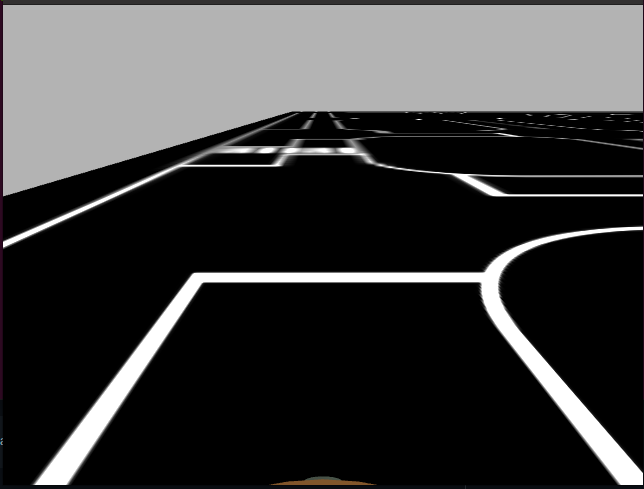
#> input picture Lanes.png, 644 x 489 px
$ python intersection_nav.py
#> lines starting #> are read from the running program, lines starting #| are printed output that depends on the picture; after the words box and inside, x2 and y2 are one past the last pixel; in counts of white or black regions, pixels touching at a corner belong together
import cv2
import numpy as np
import matplotlib.pyplot as plt

# [14 lines of commented-out code are left out]

def make_coordinates(image, line_parameters):
    slope, intercept = line_parameters
   # print(image.shape)
    y1 = image.shape[0]
    y2 = int(y1*(3/5))
    x1 = int((y1-intercept)/slope)
    x2 = (int((y2-intercept)/slope))
    print(x1,'x1')
    print(x2,'x2')
    print(y1,'y1')
    print(y2,'y2')
    return np.array([x1,y1,x2,y2])

def average_slope_intercept(image, lines):
    left_fit = []
    right_fit = []
    for line in lines :
        x1,y1,x2,y2 = line.reshape(4) # points of the line
        parameters = np.polyfit((x1,x2),(y1,y2),1)
        slope = parameters[0]
        intercept = parameters[1]
    # if the line has slope < 0  then it is on the left (as the x increases the y decreases)
    # otherwise on the right -> slope > 0
        if slope < 0:
            left_fit.append((slope,intercept))
        else:
            right_fit.append((slope,intercept))
    # now i will find the avergae of all lines
    left_fit_average = np.average(left_fit, axis = 0)
    right_fit_average = np.average(right_fit, axis = 0)
    left_line = make_coordinates(image, left_fit_average)
    right_line = make_coordinates(image, right_fit_average)
    return np.array([left_line, right_line])

def canny(image):
    gray = cv2.cvtColor(image, cv2.COLOR_RGB2GRAY)
    # reduce noise  -> filter with guassian filter
    blur = cv2.GaussianBlur(gray,(5,5),0)
    #canny method to find lanes -> based on colour
    canny = cv2.Canny(blur, 50, 150)
    return canny

def display_lines(image, lines):
    line_image  = np.zeros_like(image)
    if lines is not None:
        for line in lines:
            x1,y1,x2,y2 = line.reshape(4)
            cv2.line(line_image,(x1,y1),(x2,y2),(255,0,0), 10)
    return line_image

def region_of_interest(image):
    #mask
    heigth = image.shape[0]
#   polygons = np.array([
#     [(0,heigth),(191,200),(500,200) ,(643, heigth)]
#     ])
    polygons=np.array([
        [(0,heigth),(65,110),(340,110),(400,heigth)] #(y,x)
        ])
    # apply it to a block mask
    mask = np.zeros_like(image)
    cv2.fillPoly(mask, polygons, 255)
    masked_image = cv2.bitwise_and(image,mask)
    return masked_image

image = cv2.imread('Lanes.png')
#> image is the input picture: shape (489, 644, 3); mean B, G, R 61.6, 61.6, 61.7
#convert it to black and white -> 0 - 250 -> 1 chanel so each faster than using 3 colours pixel
lane_image = np.copy(image)
canny_image = canny(lane_image)
#> in canny, `canny = cv2.Canny(blur, 50, 150)`:
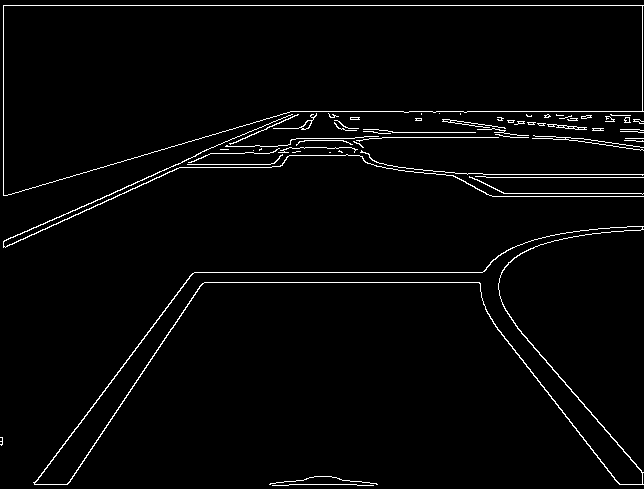
#> canny: shape (489, 644); 2.6% white in thin lines or dots
cropped_image = region_of_interest(canny_image)
#> in region_of_interest, `cv2.fillPoly(mask, polygons, 255)`:
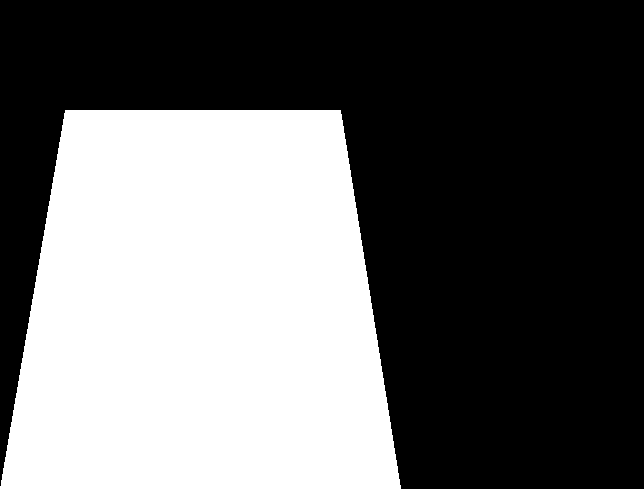
#> mask: shape (489, 644); 40.7% white; 1 white region, box (x1, y1, x2, y2) and area: (0, 110, 401, 489) 128292
#> in region_of_interest, `masked_image = cv2.bitwise_and(image,mask)`: masked_image: shape (489, 644); 0.95% white in thin lines or dots, all inside (x1, y1, x2, y2) = (33, 111, 378, 486)

# [17 lines of commented-out code are left out]

cap = cv2.VideoCapture("test2.mp4")
while (cap.isOpened()):
    _,frame = cap.read()
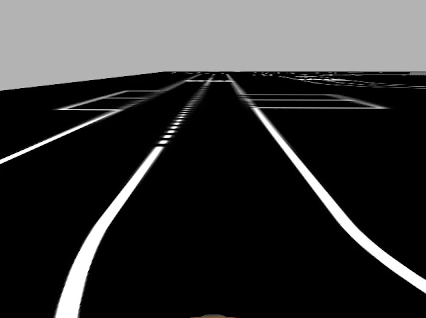
#> input picture frame 27 of test2.mp4, 426 x 318 px
#> frame is the input picture: shape (318, 426, 3); mean B, G, R 54.8, 54.8, 54.8
    # the algorithm to detect lines
    canny_image = canny(frame)
#> in canny (call 2), `canny = cv2.Canny(blur, 50, 150)`: canny: shape (318, 426); 3% white in thin lines or dots, all inside (x1, y1, x2, y2) = (0, 70, 426, 318)
    cropped_image = region_of_interest(canny_image)
#> in region_of_interest (call 2), `cv2.fillPoly(mask, polygons, 255)`:
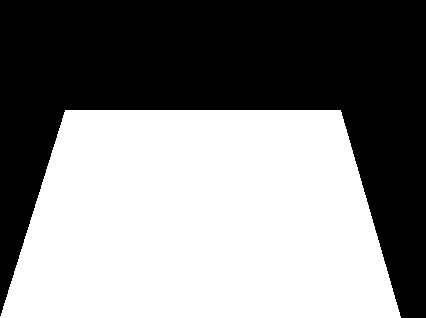
#> mask: shape (318, 426); 52% white; 1 black region, box (x1, y1, x2, y2) and area: (0, 0, 426, 318) 65060
#> in region_of_interest (call 2), `masked_image = cv2.bitwise_and(image,mask)`:
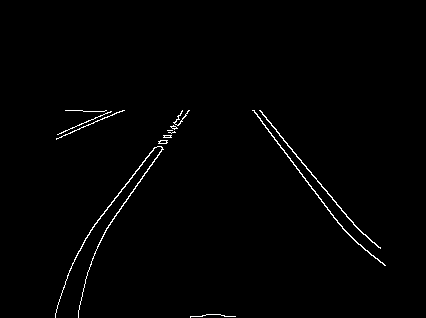
#> masked_image: shape (318, 426); 1.1% white in thin lines or dots, all inside (x1, y1, x2, y2) = (55, 110, 386, 318)
    lines = cv2.HoughLinesP(cropped_image, 2, np.pi/180, 100, np.array([]), minLineLength = 40, maxLineGap = 5)
#> lines = [[253, 110, 345, 231], [106, 228, 188, 110], [90, 230, 181, 113], [262, 114, 362, 233]]
   # averaged_lines = average_slope_intercept(frame, lines)
    line_image = display_lines(frame, lines)
#> the loop in display_lines, `for line in lines:` made 4 passes
#> after the loop in display_lines, `for line in lines:`:
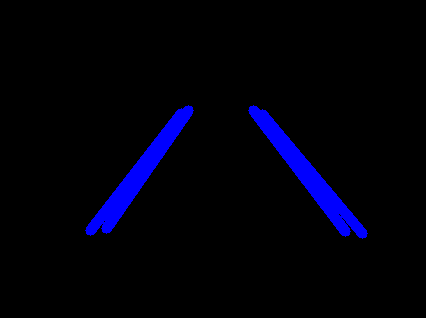
#> line_image: shape (318, 426, 3); mean of channels 0, 1, 2 11.2, 0, 0; drawn as B, G, R
    combo_image = cv2.addWeighted(frame, 0.8, line_image, 1,1)
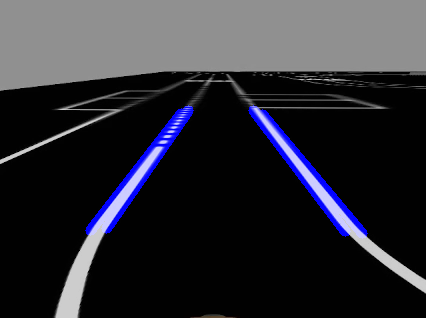
#> combo_image: shape (318, 426, 3); mean B, G, R 52.1, 44.8, 44.8
    cv2.imshow("result", combo_image)
    if cv2.waitKey(1)  == ord('q'):
    #wait 1 milisec
#> (key q is pressed here)
        break
cap.release()
cv2.destroyAllWindows()
